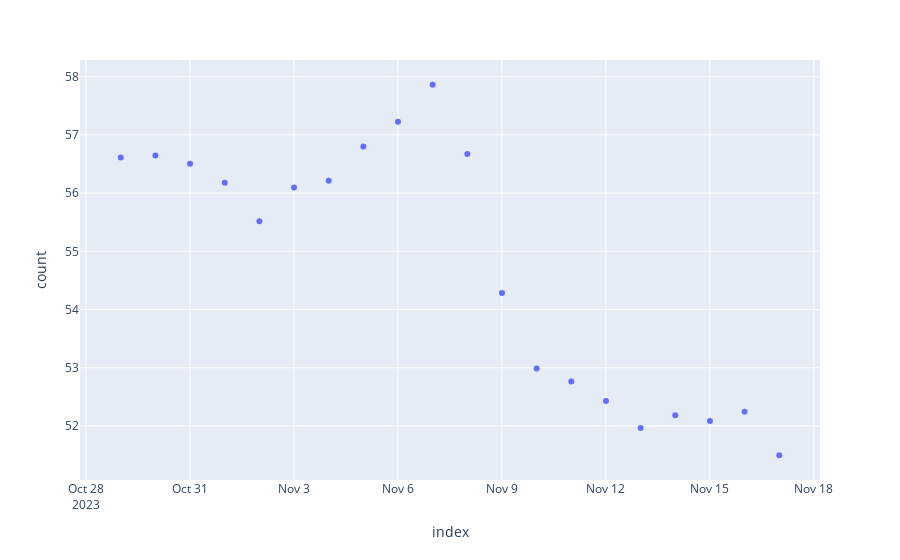

Notebook code cell kept with this figure:
### Code cell
df = pd.DataFrame.from_dict(avgs_per_real_day, orient="index", columns=["count"])
fig = px.scatter(df, x=df.index, y="count")
fig.show()

### Figure 1 — Plotly figure (JSON) as saved in the notebook; plotly's stock layout.template omitted (floating-point values rounded to 4 significant figures)
{"data": [{"hovertemplate": "index=%{x}<br>count=%{y}<extra></extra>", "legendgroup": "", "marker": {"color": "#636efa", "symbol": "circle"}, "mode": "markers", "name": "", "orientation": "v", "showlegend": false, "type": "scatter", "x": ["2023-10-29T00:00:00", "2023-10-30T00:00:00", "2023-10-31T00:00:00", "2023-11-01T00:00:00", "2023-11-02T00:00:00", "2023-11-03T00:00:00", "2023-11-04T00:00:00", "2023-11-05T00:00:00", "2023-11-06T00:00:00", "2023-11-07T00:00:00", "2023-11-08T00:00:00", "2023-11-09T00:00:00", "2023-11-10T00:00:00", "2023-11-11T00:00:00", "2023-11-12T00:00:00", "2023-11-13T00:00:00", "2023-11-14T00:00:00", "2023-11-15T00:00:00", "2023-11-16T00:00:00", "2023-11-17T00:00:00"], "xaxis": "x", "y": [56.61, 56.65, 56.51, 56.18, 55.52, 56.1, 56.21, 56.8, 57.23, 57.86, 56.67, 54.28, 52.99, 52.76, 52.43, 51.96, 52.18, 52.08, 52.24, 51.5], "yaxis": "y"}], "layout": {"legend": {"tracegroupgap": 0}, "margin": {"t": 60}, "xaxis": {"anchor": "y", "domain": [0, 1], "title": {"text": "index"}}, "yaxis": {"anchor": "x", "domain": [0, 1], "title": {"text": "count"}}}}
